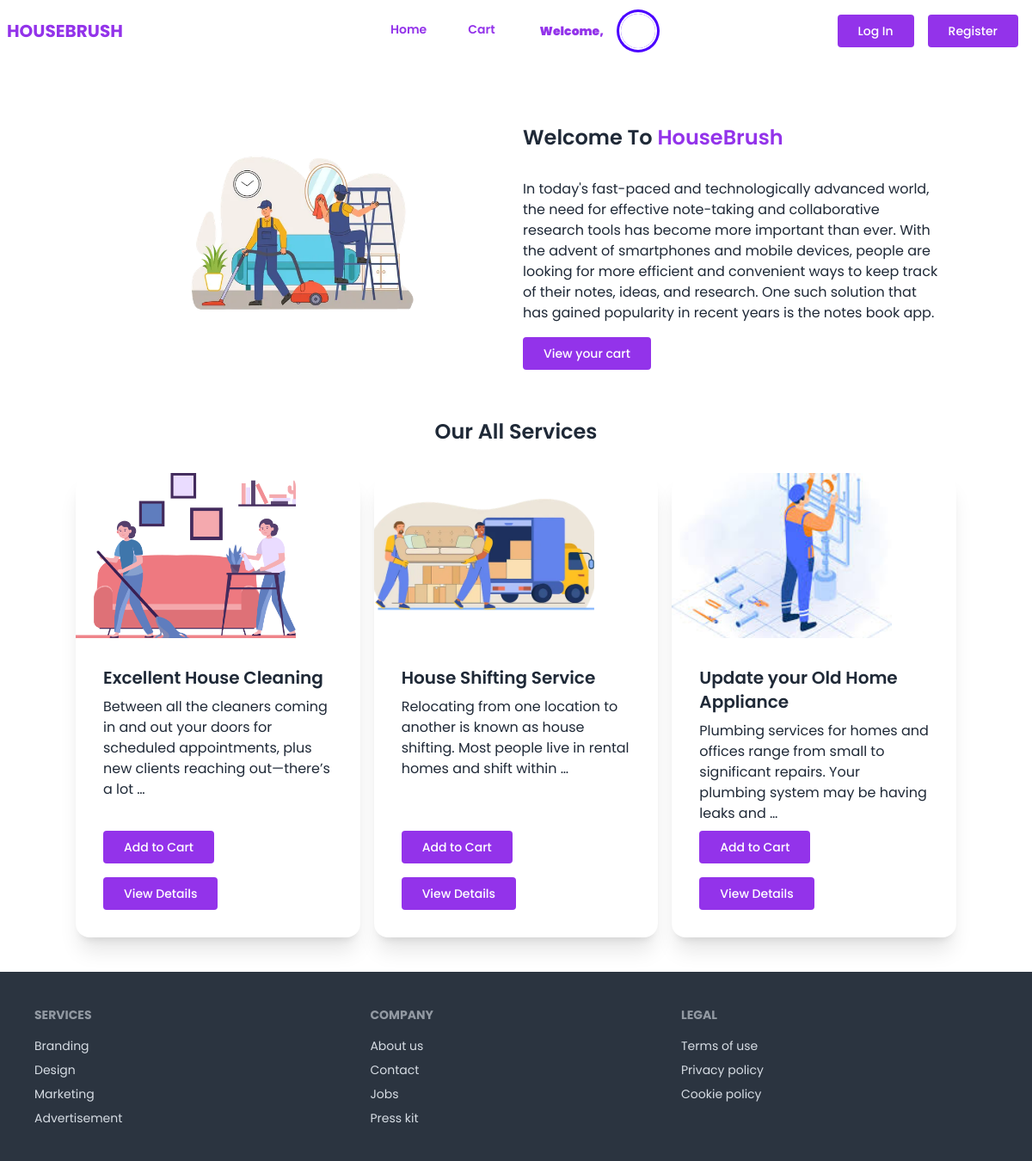
The page / on the database its author committed.
### service/models.py (models this page shows, shortened)
class Service(models.Model):
    service_name = models.CharField(max_length = 100)
    description = models.TextField()
    price = models.DecimalField(max_digits=12,decimal_places=2)
    image = models.ImageField(upload_to = 'service/images/')
    category = models.ForeignKey(Category, on_delete= models.CASCADE)

### core/views.py (the view)
# urls.py: path('', HomeView.as_view(), name='home')
class HomeView(ListView):
    template_name = 'home.html'
    model = Service
    context_object_name = 'services'

### core/templates/home.html (shortened to what this page needs)
{% extends "base.html" %}
{% load static %}
{% block content %}
<div class="flex justify-center items-center gap-4 p-4 mt-6 mb-6">
    <div class="w-1/2">
        <img src="{% static "images/homepage.webp" %}" alt="photo">
    </div>
    <div class="w-1/2">
        <h2 class="text-2xl font-semibold my-8">Welcome To <a class="text-purple-600 font-semibold" href="{% url "home" %}">HouseBrush</a></h2>
        <p class="text-base mb-4">In today's fast-paced and technologically advanced world, the need for effective note-taking and collaborative research tools has become more important than ever. With the advent of smartphones and mobile devices, people are looking for more efficient and convenient ways to keep track of their notes, ideas, and research. One such solution that has gained popularity in recent years is the notes book app.</p>
        <a  href="{% url "cart" %}" class="inline-block font-medium text-sm px-6 py-3 leading-none bg-purple-600 rounded text-white border-white hover:border-transparent hover:text-dark hover:bg-red-600">View your cart</a>
    </div>
</div>
<div class="mt-10 mb-6">
    <h2 class="text-2xl font-semibold my-8 text-center">Our All Services</h2>
    <div class="grid gap-4 grid-cols-1 sm:grid-cols-2 md:grid-cols-3 lg:grid-cols-3 xl:grid-cols-3">
    {% for service in services %}
        <div class="card bg-base-100 shadow-xl">
            <figure class="w-64 h-48 flex items-center justify-center overflow-hidden">
                <img src="{{service.image.url}}" alt="photo" class="w-full h-full object-cover" />
            </figure>
            <div class="card-body">
                <h2 class="card-title">{{service.service_name}}</h2>
                <p>{{service.description|truncatewords:20}}</p>
                <div class="card-actions flex gap-4">
                    <a  href="{% url "add_to_cart" service.id %}" class="inline-block font-medium text-sm px-6 py-3 leading-none bg-purple-600 rounded text-white border-white hover:border-transparent hover:text-dark hover:bg-red-600 mt-4 lg:mt-0">Add to Cart</a>
                    <a href="{% url "details" service.id %}" class="inline-block font-medium text-sm px-6 py-3 leading-none bg-purple-600 rounded text-white border-white hover:border-transparent hover:text-dark hover:bg-red-600 mt-4 lg:mt-0">View Details</a>
                </div>
            </div>
        </div>
    {% endfor %}
</div>
</div>
{% endblock content %}

### rows shown on the page
Service: image (picture), service_name "Excellent House Cleaning", description "Between all the cleaners coming in and out your doors for scheduled appointments, plus new clients reaching out—there’s a lot …"
Service: image (picture), service_name "House Shifting Service", description "Relocating from one location to another is known as house shifting. Most people live in rental homes and shift within …"
Service: image (picture), service_name "Update your Old Home Appliance", description "Plumbing services for homes and offices range from small to significant repairs. Your plumbing system may be having leaks and …"
